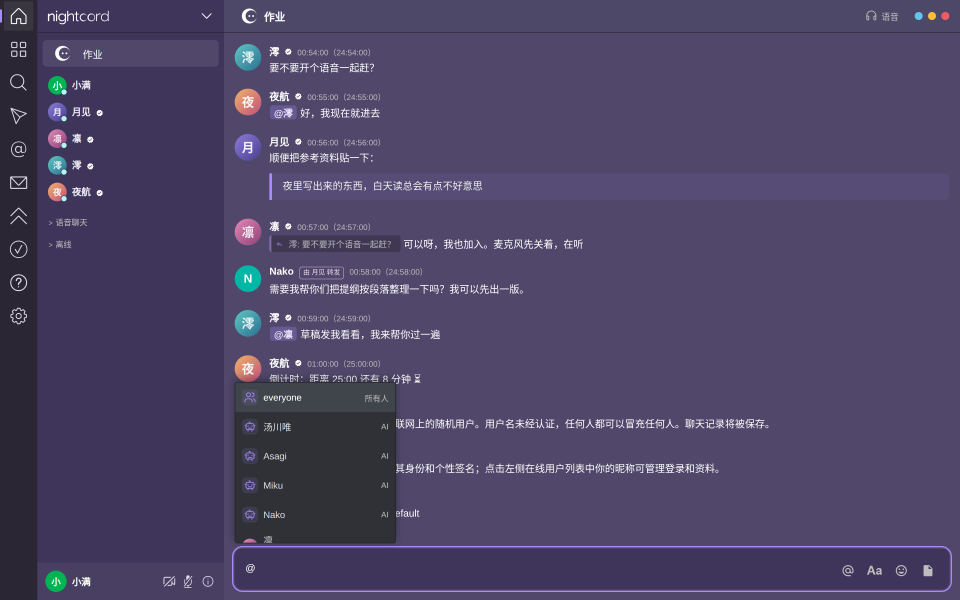
#> input picture demo-video/shots/autocomplete.png, 2880 x 1800 px, given in place of chooser.png, which was not available (shown at 1/3 size)
$ python prep_assets.py
#> lines starting #> are read from the running program, lines starting #| are printed output that depends on the picture; after the words box and inside, x2 and y2 are one past the last pixel; in counts of white or black regions, pixels touching at a corner belong together
"""从截图裁出视频合成用的素材（登录卡片、通知卡片），并打印打字区的实测位置。"""
from pathlib import Path

import numpy as np
from PIL import Image, ImageDraw

root = Path(__file__).resolve().parents[1]
shots, assets = root / 'shots', root / 'assets'
assets.mkdir(exist_ok=True)


def rounded(im, radius):
    mask = Image.new('L', im.size, 0)
    ImageDraw.Draw(mask).rounded_rectangle([0, 0, im.size[0] - 1, im.size[1] - 1], radius=radius, fill=255)
    im = im.convert('RGBA')
    im.putalpha(mask)
    return im


card_box = (962, 357, 1918, 1445)
for name in ('chooser', 'chooser-typed', 'chooser-typed-1'):
    rounded(Image.open(shots / f'{name}.png').crop(card_box), 44).save(assets / f'card-{name}.png')
#> in rounded, `mask = Image.new('L', im.size, 0)`: mask: PIL image 956x1088 L; every value is 0
#> in rounded, `ImageDraw.Draw(mask).rounded_rectangle([0, 0, im.size[0] - 1, im.size[..`:
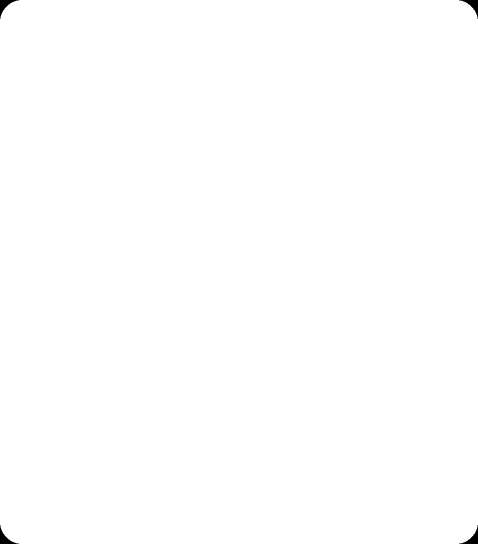
#> mask: PIL image 956x1088 L (shown at 1/2 size); 99.8% white; 4 black regions, box (x1, y1, x2, y2) and area: (0, 0, 38, 38) 427, (918, 0, 956, 38) 427, (0, 1050, 38, 1088) 427, (918, 1050, 956, 1088) 427
#> pass 2 of the loop `for name in ('chooser', 'chooser-typed', 'chooser-typed-1'):`:
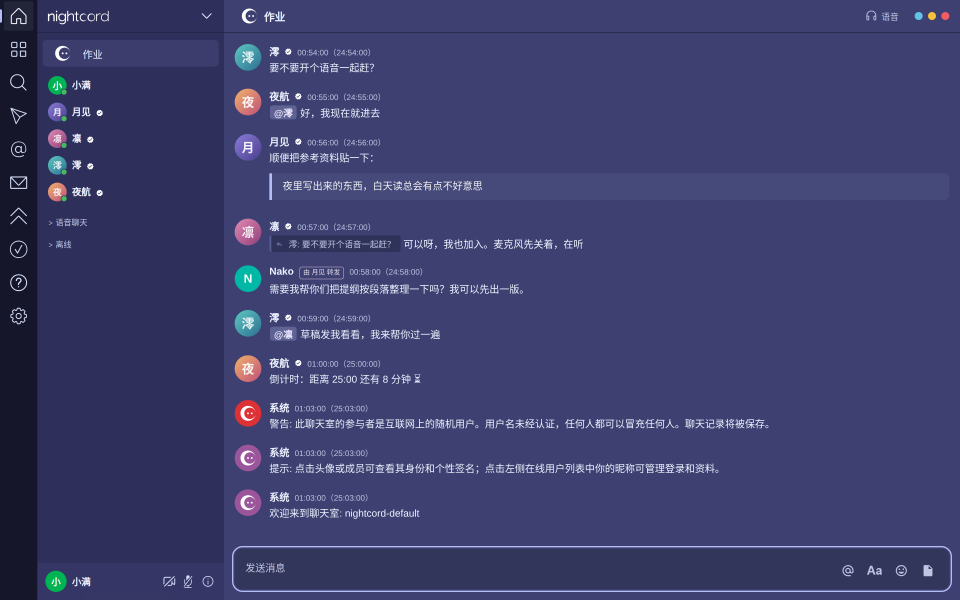
#> input picture demo-video/shots/chat-indigo.png, 2880 x 1800 px, given in place of chooser-typed.png, which was not available (shown at 1/3 size)
#> in rounded (call 2), `im = im.convert('RGBA')`:
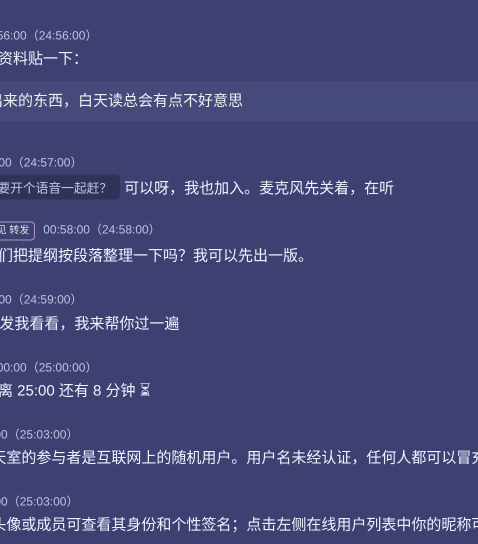
#> im: PIL image 956x1088 RGBA (shown at 1/2 size); mean R, G, B, A 68.4, 71.5, 118, 255

rounded(Image.open(shots / 'notify.png').crop((2091, 144, 2846, 407)), 30).save(assets / 'toast.png')
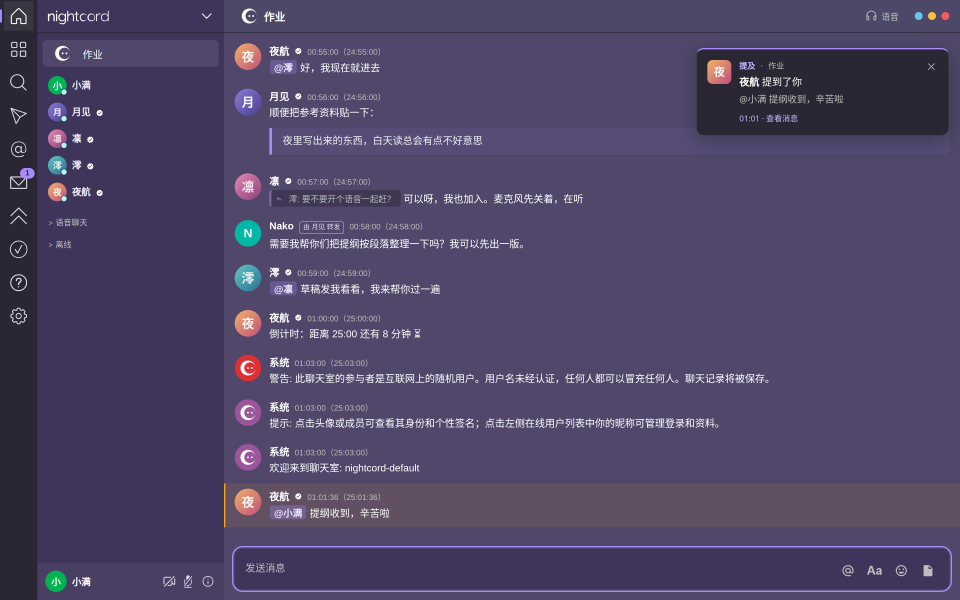
#> input picture demo-video/shots/notify.png, 2880 x 1800 px (shown at 1/3 size)
#> call 4 of rounded, with radius = 30
#> in rounded (call 4), `mask = Image.new('L', im.size, 0)`: mask: PIL image 755x263 L; every value is 0
#> in rounded (call 4), `ImageDraw.Draw(mask).rounded_rectangle([0, 0, im.size[0] - 1, im.size[..`:
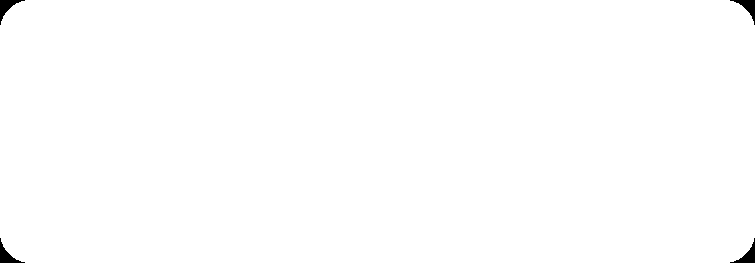
#> mask: PIL image 755x263 L; 99.6% white; 4 black regions, box (x1, y1, x2, y2) and area: (0, 0, 25, 25) 203, (730, 0, 755, 25) 203, (0, 238, 25, 263) 203, (730, 238, 755, 263) 203
#> in rounded (call 4), `im = im.convert('RGBA')`:
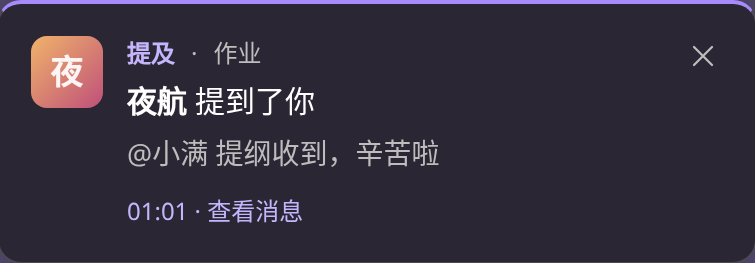
#> im: PIL image 755x263 RGBA; mean R, G, B, A 54.8, 47.7, 61.7, 255

chat = Image.open(shots / 'chat.png').convert('RGB')
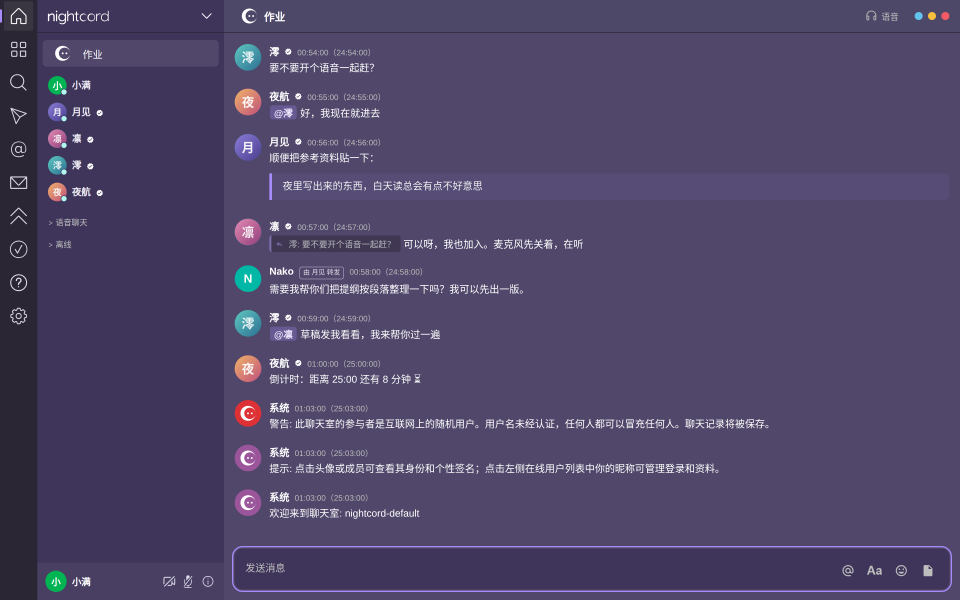
#> input picture demo-video/shots/chat.png, 2880 x 1800 px (shown at 1/3 size)
#> chat is the input picture: PIL image 2880x1800 RGB; mean R, G, B 79.1, 70.3, 104.5
a = np.array(chat).astype(int)
bg = a[1704, 1296]
#> bg = [63, 53, 91]
print('input bg', bg.tolist())
#| input bg [63, 53, 91]
band = a[1660:1750, 740:1400]
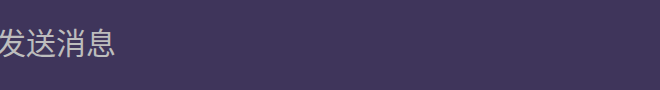
#> band: shape (90, 660, 3) int64; mean R, G, B 65.3, 55.5, 92.8
mask = np.abs(band - bg).sum(axis=2) > 40
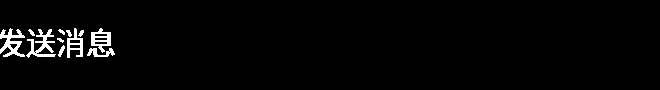
#> mask: shape (90, 660) bool; 2.4% white; 11 white regions (1 under 20 px), largest, box (x1, y1, x2, y2) and area: (0, 28, 25, 57) 356, (26, 29, 56, 58) 349, (91, 28, 111, 53) 246
ys, xs = np.where(mask)
#> ys = 1447 values from 28 to 57; xs = 1447 values, max 114 at index 1245, min 0 at index 228, mean 56.17
print('placeholder bbox (2x px): x', xs.min() + 740, xs.max() + 740, 'y', ys.min() + 1660, ys.max() + 1660)
#| placeholder bbox (2x px): x 740 854 y 1688 1717
